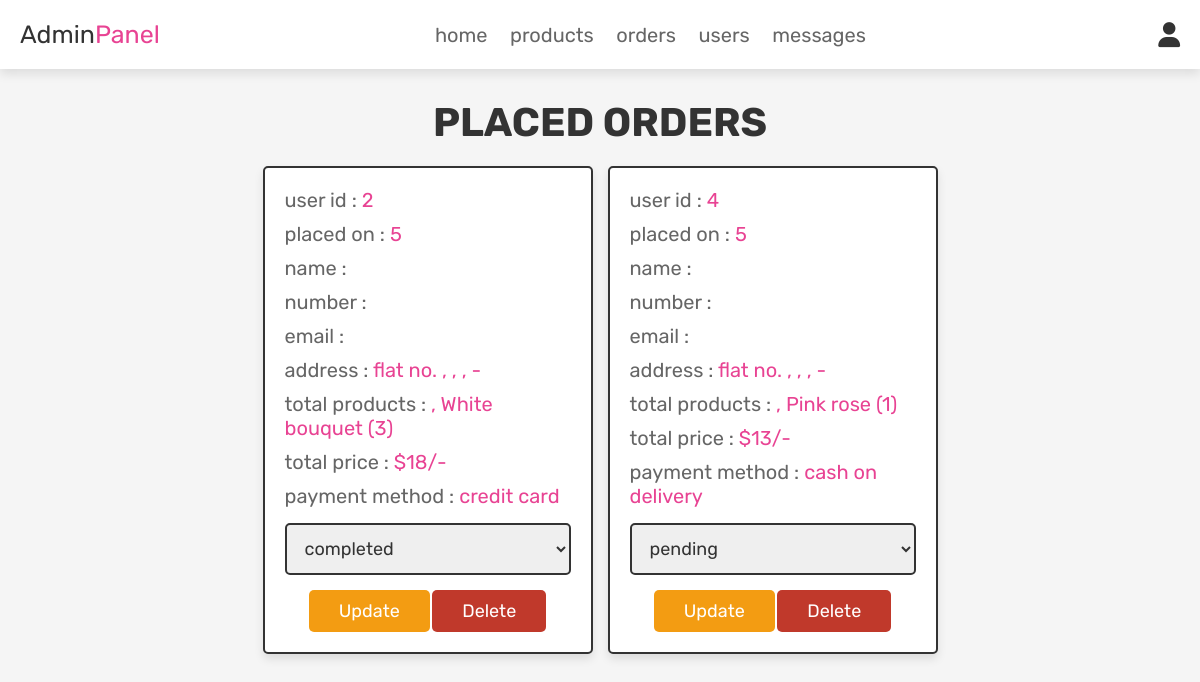
Page /admin_orders.php (signed in) on the committed database.
### tables this page shows
CREATE TABLE `orders` (
  `id` int(100) NOT NULL,
  `user_id` int(100) NOT NULL,
  `name` varchar(100) NOT NULL,
  `number` varchar(12) NOT NULL,
  `email` varchar(100) NOT NULL,
  `method` varchar(50) NOT NULL,
  `address` varchar(500) NOT NULL,
  `total_products` varchar(1000) NOT NULL,
  `total_price` varchar(100) NOT NULL,
  `placed_on` int(50) NOT NULL,
  `payment_status` varchar(20) NOT NULL
);

### admin_orders.php (the view, shortened to what this page needs)
<?php
@include 'config.php';
?>
<!DOCTYPE html>
<html lang="en">
<head>
   <link rel="stylesheet" href="https://cdnjs.cloudflare.com/ajax/libs/font-awesome/6.0.0/css/all.min.css">
   <link rel="stylesheet"href="https://cdnjs.cloudflare.com/ajax/libs/animate.css/4.1.1/animate.min.css">
   <link rel="stylesheet" href="css/admin_style.css">
</head>
<body>
<?php @include 'admin_header.php'; ?>
<section class="placed-orders">
   <h1 class="title">placed orders</h1>
   <div class="box-container">
      <?php
      $select_orders = mysqli_query($conn, "SELECT * FROM `orders`") or die('query failed');
      if(mysqli_num_rows($select_orders) > 0){
         while($fetch_orders = mysqli_fetch_assoc($select_orders)){
      ?>
      <div class="box">
         <p> user id : <span><?php echo $fetch_orders['user_id']; ?></span> </p>
         <p> placed on : <span><?php echo $fetch_orders['placed_on']; ?></span> </p>
         <p> name : <span><?php echo $fetch_orders['name']; ?></span> </p>
         <p> number : <span><?php echo $fetch_orders['number']; ?></span> </p>
         <p> email : <span><?php echo $fetch_orders['email']; ?></span> </p>
         <p> address : <span><?php echo $fetch_orders['address']; ?></span> </p>
         <p> total products : <span><?php echo $fetch_orders['total_products']; ?></span> </p>
         <p> total price : <span>$<?php echo $fetch_orders['total_price']; ?>/-</span> </p>
         <p> payment method : <span><?php echo $fetch_orders['method']; ?></span> </p>
         <form action="" method="post">
            <select name="update_payment">
               <option disabled selected><?php echo $fetch_orders['payment_status']; ?></option>
            </select>
            <input type="submit" name="update_order" value="update" class="option-btn">
            <a href="admin_orders.php?delete=<?php echo $fetch_orders['id']; ?>" class="delete-btn" onclick="return confirm('delete this order?');">delete</a>
         </form>
      </div>
      <?php
         }
      }else{
         echo '<p class="empty">no orders placed yet!</p>';
      }
      ?>
   </div>
</section>
</body>
</html>

### admin_header.php (shortened to what this page needs)
<header class="header">
   <div class="flex">
      <a href="admin_page.php" class="logo">Admin<span>Panel</span></a>
      <nav class="navbar">
         <a href="admin_page.php">home</a>
         <a href="admin_products.php">products</a>
         <a href="admin_orders.php">orders</a>
         <a href="admin_users.php">users</a>
         <a href="admin_contacts.php">messages</a>
      </nav>
      <div class="icons">
         <div id="user-btn" class="fas fa-user"></div>
      </div>
   </div>
</header>

### css/admin_style.css (style rules this page uses)
:root { --pink:#e84393; --red:#c0392b; --orange:#f39c12; --black:#333; --white:#fff; --light-color:#666; --light-white:#ccc; --light-bg:#f5f5f5; --border:.2rem solid var(--black); --box-shadow:0 .5rem 1rem rgba(0,0,0,.1); }
* { font-family: 'Rubik', sans-serif; margin:0; padding:0; box-sizing: border-box; outline: none; border:none; text-decoration: none; transition:all .2s linear; }
html { font-size: 62.5%; overflow-x: hidden; scroll-behavior: smooth; scroll-padding-top: 6.5rem; }
body { background: var(--light-bg); }
section { padding:3rem 2rem; }
.title { text-align: center; margin-bottom: 2rem; color:var(--black); text-transform: uppercase; font-size: 4rem; }
.btn, .delete-btn, .option-btn { display: inline-block; border-radius: .5rem; margin-top: 1rem; font-size: 1.8rem; color:var(--white); cursor: pointer; padding:1rem 3rem; text-transform: capitalize; }
.delete-btn { background-color: var(--red); }
.option-btn { background-color: var(--orange); }
.header { position: sticky; top:0; left:0; right:0; z-index: 1000; background-color: var(--white); box-shadow: var(--box-shadow); }
.header .flex { display: flex; align-items: center; justify-content: space-between; padding:2rem; max-width: 1200px; margin:0 auto; position: relative; }
.header .flex .icons div { font-size: 2.5rem; margin-left: 1.7rem; cursor: pointer; color:var(--black); }
.header .flex .navbar a { margin:0 1rem; font-size: 2rem; color:var(--light-color); }
.header .flex .logo { font-size: 2.5rem; color:var(--black); }
.header .flex .logo span { color:var(--pink); }
.placed-orders .box-container { display: grid; grid-template-columns: repeat(auto-fit, 33rem); gap:1.5rem; align-items: flex-start; max-width: 1200px; margin: 0 auto; justify-content: center; }
.placed-orders .box-container .box { padding:2rem; border:var(--border); background-color: var(--white); box-shadow: var(--box-shadow); border-radius: .5rem; }
.placed-orders .box-container .box p { margin-bottom: 1rem; font-size: 2rem; color:var(--light-color); }
.placed-orders .box-container .box p span { color:var(--pink); }
.placed-orders .box-container .box form { margin-top: 1rem; text-align: center; }
.placed-orders .box-container .box form select { width: 100%; border:var(--border); padding:1.2rem 1.4rem; font-size: 1.8rem; color:var(--black); border:var(--border); border-radius: .5rem; margin:.5rem 0; }

### rows in the picture
orders: user "2", placed_on "5", address "flat no. , , , -", total_products ", White bouquet (3)", total_price "18", method "credit card", update_payment "completed"
orders: user "4", placed_on "5", address "flat no. , , , -", total_products ", Pink rose (1)", total_price "13", method "cash on delivery", update_payment "pending"
